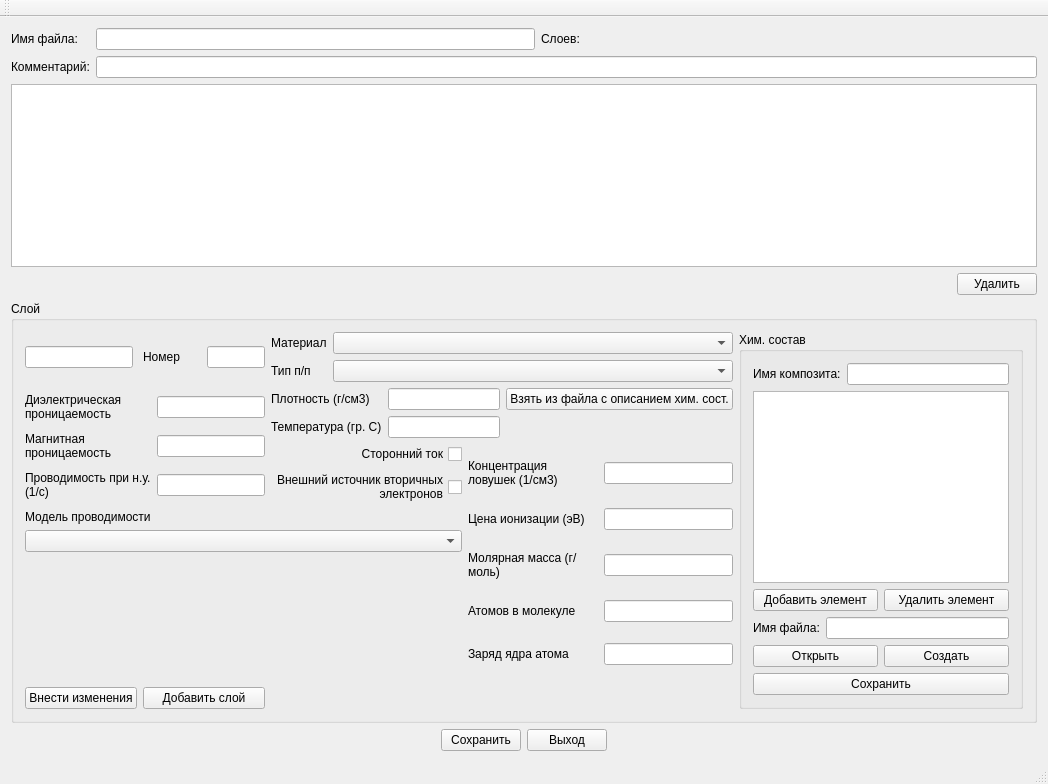
<?xml version="1.0" encoding="UTF-8"?>
<ui version="4.0">
 <class>LayersClass</class>
 <widget class="QMainWindow" name="LayersClass">
  <property name="geometry">
   <rect>
    <x>0</x>
    <y>0</y>
    <width>1048</width>
    <height>784</height>
   </rect>
  </property>
  <property name="sizePolicy">
   <sizepolicy hsizetype="Fixed" vsizetype="Fixed">
    <horstretch>0</horstretch>
    <verstretch>0</verstretch>
   </sizepolicy>
  </property>
  <property name="windowTitle">
   <string>Layers</string>
  </property>
  <widget class="QWidget" name="centralWidget">
   <layout class="QGridLayout" name="gridLayout_8">
    <item row="4" column="0" colspan="2">
     <layout class="QHBoxLayout" name="horizontalLayout">
      <item>
       <spacer name="horizontalSpacer_3">
        <property name="orientation">
         <enum>Qt::Horizontal</enum>
        </property>
        <property name="sizeHint" stdset="0">
         <size>
          <width>40</width>
          <height>20</height>
         </size>
        </property>
       </spacer>
      </item>
      <item>
       <widget class="QPushButton" name="save_pb">
        <property name="text">
         <string>Сохранить</string>
        </property>
       </widget>
      </item>
      <item>
       <widget class="QPushButton" name="leave_pb">
        <property name="text">
         <string>Выход</string>
        </property>
       </widget>
      </item>
      <item>
       <spacer name="horizontalSpacer_4">
        <property name="orientation">
         <enum>Qt::Horizontal</enum>
        </property>
        <property name="sizeHint" stdset="0">
         <size>
          <width>40</width>
          <height>20</height>
         </size>
        </property>
       </spacer>
      </item>
     </layout>
    </item>
    <item row="2" column="1">
     <widget class="QPushButton" name="delete_pb">
      <property name="text">
       <string>Удалить</string>
      </property>
     </widget>
    </item>
    <item row="0" column="0" colspan="2">
     <layout class="QGridLayout" name="gridLayout_7">
      <item row="0" column="0">
       <widget class="QLabel" name="label">
        <property name="text">
         <string>Имя файла:</string>
        </property>
       </widget>
      </item>
      <item row="0" column="1">
       <widget class="QLineEdit" name="fileName_le"/>
      </item>
      <item row="0" column="2">
       <widget class="QLabel" name="label_10">
        <property name="text">
         <string>Слоев:</string>
        </property>
       </widget>
      </item>
      <item row="0" column="3">
       <widget class="QLabel" name="layCount_la">
        <property name="text">
         <string/>
        </property>
       </widget>
      </item>
      <item row="1" column="0">
       <widget class="QLabel" name="label_2">
        <property name="text">
         <string>Комментарий:</string>
        </property>
       </widget>
      </item>
      <item row="1" column="1" colspan="4">
       <widget class="QLineEdit" name="comment_le"/>
      </item>
      <item row="0" column="4">
       <spacer name="horizontalSpacer">
        <property name="orientation">
         <enum>Qt::Horizontal</enum>
        </property>
        <property name="sizeHint" stdset="0">
         <size>
          <width>238</width>
          <height>20</height>
         </size>
        </property>
       </spacer>
      </item>
     </layout>
    </item>
    <item row="2" column="0">
     <spacer name="horizontalSpacer_2">
      <property name="orientation">
       <enum>Qt::Horizontal</enum>
      </property>
      <property name="sizeHint" stdset="0">
       <size>
        <width>664</width>
        <height>20</height>
       </size>
      </property>
     </spacer>
    </item>
    <item row="1" column="0" colspan="2">
     <widget class="QTableView" name="layInfo_tv"/>
    </item>
    <item row="3" column="0" colspan="2">
     <widget class="QGroupBox" name="groupBox">
      <property name="sizePolicy">
       <sizepolicy hsizetype="Preferred" vsizetype="Preferred">
        <horstretch>0</horstretch>
        <verstretch>0</verstretch>
       </sizepolicy>
      </property>
      <property name="title">
       <string>Слой</string>
      </property>
      <layout class="QGridLayout" name="gridLayout_6">
       <item row="0" column="2">
        <widget class="QLineEdit" name="layNumber_le">
         <property name="sizePolicy">
          <sizepolicy hsizetype="Ignored" vsizetype="Fixed">
           <horstretch>0</horstretch>
           <verstretch>0</verstretch>
          </sizepolicy>
         </property>
        </widget>
       </item>
       <item row="3" column="3">
        <widget class="QCheckBox" name="outSource_chb">
         <property name="layoutDirection">
          <enum>Qt::RightToLeft</enum>
         </property>
         <property name="text">
          <string>Внешний источник вторичных
электронов</string>
         </property>
        </widget>
       </item>
       <item row="2" column="3">
        <widget class="QCheckBox" name="outsideCur_chb">
         <property name="layoutDirection">
          <enum>Qt::RightToLeft</enum>
         </property>
         <property name="text">
          <string>Сторонний ток</string>
         </property>
        </widget>
       </item>
       <item row="5" column="0">
        <widget class="QPushButton" name="inList_pb">
         <property name="text">
          <string>Внести изменения</string>
         </property>
        </widget>
       </item>
       <item row="0" column="3" colspan="2">
        <layout class="QGridLayout" name="gridLayout_2">
         <item row="1" column="1">
          <widget class="QComboBox" name="typePP_cb"/>
         </item>
         <item row="0" column="1">
          <widget class="QComboBox" name="material_cb">
           <property name="sizePolicy">
            <sizepolicy hsizetype="Preferred" vsizetype="Fixed">
             <horstretch>0</horstretch>
             <verstretch>0</verstretch>
            </sizepolicy>
           </property>
          </widget>
         </item>
         <item row="0" column="0">
          <widget class="QLabel" name="label_16">
           <property name="sizePolicy">
            <sizepolicy hsizetype="Fixed" vsizetype="Fixed">
             <horstretch>0</horstretch>
             <verstretch>0</verstretch>
            </sizepolicy>
           </property>
           <property name="text">
            <string>Материал</string>
           </property>
          </widget>
         </item>
         <item row="1" column="0">
          <widget class="QLabel" name="typePP_lb">
           <property name="text">
            <string>Тип п/п</string>
           </property>
          </widget>
         </item>
        </layout>
       </item>
       <item row="0" column="5" rowspan="6">
        <widget class="QGroupBox" name="groupBox_2">
         <property name="title">
          <string>Хим. состав</string>
         </property>
         <layout class="QGridLayout" name="gridLayout_9">
          <item row="2" column="0" colspan="2">
           <widget class="QTableView" name="himSost_tv"/>
          </item>
          <item row="5" column="1">
           <widget class="QPushButton" name="himSostCreate_pb">
            <property name="text">
             <string>Создать</string>
            </property>
           </widget>
          </item>
          <item row="5" column="0">
           <widget class="QPushButton" name="himSostOpen_pb">
            <property name="text">
             <string>Открыть</string>
            </property>
           </widget>
          </item>
          <item row="3" column="1">
           <widget class="QPushButton" name="deleteEl_pb">
            <property name="text">
             <string>Удалить элемент</string>
            </property>
           </widget>
          </item>
          <item row="1" column="0" colspan="2">
           <layout class="QHBoxLayout" name="horizontalLayout_3">
            <item>
             <widget class="QLabel" name="label_4">
              <property name="text">
               <string>Имя композита:</string>
              </property>
             </widget>
            </item>
            <item>
             <widget class="QLineEdit" name="composName_le"/>
            </item>
           </layout>
          </item>
          <item row="6" column="0" colspan="2">
           <widget class="QPushButton" name="saveMrat_pb">
            <property name="text">
             <string>Сохранить</string>
            </property>
           </widget>
          </item>
          <item row="3" column="0">
           <widget class="QPushButton" name="addEl_pb">
            <property name="text">
             <string>Добавить элемент</string>
            </property>
           </widget>
          </item>
          <item row="4" column="0" colspan="2">
           <layout class="QHBoxLayout" name="horizontalLayout_2">
            <item>
             <widget class="QLabel" name="label_3">
              <property name="text">
               <string>Имя файла:</string>
              </property>
             </widget>
            </item>
            <item>
             <widget class="QLineEdit" name="mratName_le"/>
            </item>
           </layout>
          </item>
         </layout>
        </widget>
       </item>
       <item row="0" column="1">
        <widget class="QLabel" name="label_11">
         <property name="text">
          <string>Номер</string>
         </property>
        </widget>
       </item>
       <item row="0" column="0">
        <widget class="QLineEdit" name="layName_le">
         <property name="sizePolicy">
          <sizepolicy hsizetype="Fixed" vsizetype="Fixed">
           <horstretch>0</horstretch>
           <verstretch>0</verstretch>
          </sizepolicy>
         </property>
        </widget>
       </item>
       <item row="4" column="0" colspan="4">
        <layout class="QGridLayout" name="gridLayout_3">
         <item row="0" column="0" colspan="2">
          <widget class="QLabel" name="label_15">
           <property name="text">
            <string>Модель проводимости</string>
           </property>
           <property name="wordWrap">
            <bool>true</bool>
           </property>
          </widget>
         </item>
         <item row="1" column="0" colspan="2">
          <widget class="QComboBox" name="conductModel_cb"/>
         </item>
         <item row="2" column="0" colspan="2">
          <spacer name="verticalSpacer">
           <property name="orientation">
            <enum>Qt::Vertical</enum>
           </property>
           <property name="sizeHint" stdset="0">
            <size>
             <width>20</width>
             <height>40</height>
            </size>
           </property>
          </spacer>
         </item>
        </layout>
       </item>
       <item row="1" column="0" rowspan="3" colspan="3">
        <layout class="QGridLayout" name="gridLayout">
         <item row="0" column="0">
          <widget class="QLabel" name="label_12">
           <property name="text">
            <string>Диэлектрическая проницаемость</string>
           </property>
           <property name="wordWrap">
            <bool>true</bool>
           </property>
          </widget>
         </item>
         <item row="0" column="1">
          <widget class="QLineEdit" name="dielectricConst_le"/>
         </item>
         <item row="1" column="0">
          <widget class="QLabel" name="label_13">
           <property name="text">
            <string>Магнитная проницаемость</string>
           </property>
           <property name="wordWrap">
            <bool>true</bool>
           </property>
          </widget>
         </item>
         <item row="1" column="1">
          <widget class="QLineEdit" name="magneticConst_le"/>
         </item>
         <item row="2" column="0">
          <widget class="QLabel" name="label_14">
           <property name="text">
            <string>Проводимость при н.у. (1/с)</string>
           </property>
           <property name="wordWrap">
            <bool>true</bool>
           </property>
          </widget>
         </item>
         <item row="2" column="1">
          <widget class="QLineEdit" name="conduct_le"/>
         </item>
        </layout>
       </item>
       <item row="5" column="3" colspan="2">
        <spacer name="horizontalSpacer_5">
         <property name="orientation">
          <enum>Qt::Horizontal</enum>
         </property>
         <property name="sizeHint" stdset="0">
          <size>
           <width>40</width>
           <height>20</height>
          </size>
         </property>
        </spacer>
       </item>
       <item row="5" column="1" colspan="2">
        <widget class="QPushButton" name="addLayer_pb">
         <property name="text">
          <string>Добавить слой</string>
         </property>
        </widget>
       </item>
       <item row="2" column="4" rowspan="3">
        <layout class="QGridLayout" name="gridLayout_4">
         <item row="1" column="1">
          <widget class="QLineEdit" name="ionCost_le"/>
         </item>
         <item row="4" column="1">
          <widget class="QLineEdit" name="nuclearCharge_le"/>
         </item>
         <item row="2" column="1">
          <widget class="QLineEdit" name="molarWeight_le"/>
         </item>
         <item row="0" column="0">
          <widget class="QLabel" name="trapConc_lb">
           <property name="text">
            <string>Концентрация ловушек (1/см3)</string>
           </property>
           <property name="wordWrap">
            <bool>true</bool>
           </property>
          </widget>
         </item>
         <item row="1" column="0">
          <widget class="QLabel" name="ionCost_lb">
           <property name="text">
            <string>Цена ионизации (эВ)</string>
           </property>
           <property name="wordWrap">
            <bool>true</bool>
           </property>
          </widget>
         </item>
         <item row="0" column="1">
          <widget class="QLineEdit" name="trapConc_le"/>
         </item>
         <item row="3" column="1">
          <widget class="QLineEdit" name="atomMolecule_le"/>
         </item>
         <item row="2" column="0">
          <widget class="QLabel" name="molarWeight_lb">
           <property name="text">
            <string>Молярная масса (г/моль)</string>
           </property>
           <property name="wordWrap">
            <bool>true</bool>
           </property>
          </widget>
         </item>
         <item row="4" column="0">
          <widget class="QLabel" name="nuclearCharge_lb">
           <property name="text">
            <string>Заряд ядра атома</string>
           </property>
           <property name="wordWrap">
            <bool>true</bool>
           </property>
          </widget>
         </item>
         <item row="3" column="0">
          <widget class="QLabel" name="atomMolecule_lb">
           <property name="text">
            <string>Атомов в молекуле</string>
           </property>
           <property name="wordWrap">
            <bool>true</bool>
           </property>
          </widget>
         </item>
        </layout>
       </item>
       <item row="1" column="3" colspan="2">
        <layout class="QGridLayout" name="gridLayout_5">
         <item row="2" column="0">
          <widget class="QLabel" name="temperature_lb">
           <property name="text">
            <string>Температура (гр. С)</string>
           </property>
          </widget>
         </item>
         <item row="0" column="0">
          <widget class="QLabel" name="density_lb">
           <property name="text">
            <string>Плотность (г/см3)</string>
           </property>
          </widget>
         </item>
         <item row="0" column="1">
          <widget class="QLineEdit" name="density_le"/>
         </item>
         <item row="2" column="1">
          <widget class="QLineEdit" name="temperature_le"/>
         </item>
         <item row="0" column="2">
          <widget class="QPushButton" name="getRoFromMrat_pb">
           <property name="text">
            <string>Взять из файла с описанием хим. сост.</string>
           </property>
          </widget>
         </item>
        </layout>
       </item>
      </layout>
     </widget>
    </item>
   </layout>
  </widget>
  <widget class="QMenuBar" name="menuBar">
   <property name="geometry">
    <rect>
     <x>0</x>
     <y>0</y>
     <width>1048</width>
     <height>21</height>
    </rect>
   </property>
  </widget>
  <widget class="QToolBar" name="mainToolBar">
   <attribute name="toolBarArea">
    <enum>TopToolBarArea</enum>
   </attribute>
   <attribute name="toolBarBreak">
    <bool>false</bool>
   </attribute>
  </widget>
  <widget class="QStatusBar" name="statusBar"/>
 </widget>
 <layoutdefault spacing="6" margin="11"/>
 <resources/>
 <connections/>
</ui>
